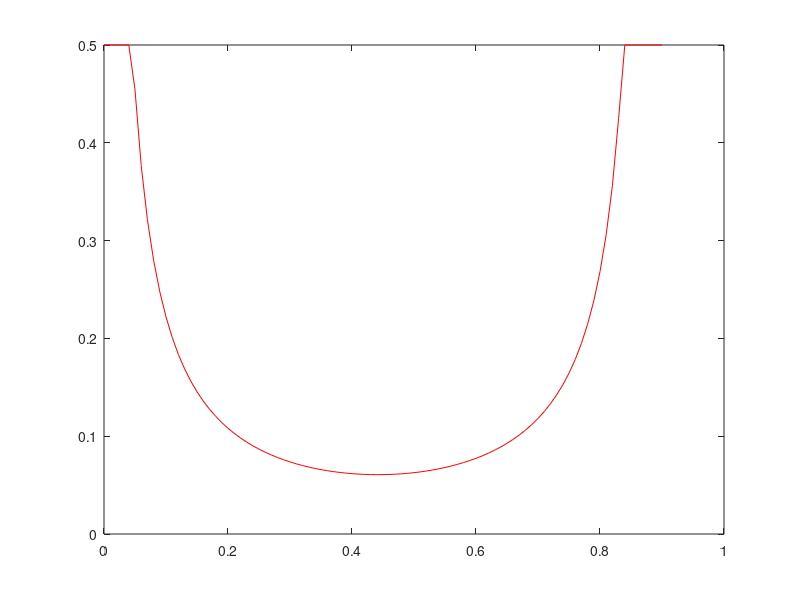

Write MATLAB code to recreate this figure. (Note: this script raises an error after producing the figure.)
%this provides the results of the numerical example of the chapter,
%this requires the JSR toolbox (https://www.mathworks.com/matlabcentral/fileexchange/33202-the-jsr-toolbox),
%this requires a Matlab toolbox for solving optimization problems: Yalmip (https://yalmip.github.io/),
%this requires an semidefinite programming solver: SeDuMi(https://github.com/SQLP/SeDuMi),
%% In the first part we give the design figure introduced in the example
%remark 1: the simulation may pause multiple times with "Press any key to
%proceed", to override this, comment out a "pause" in the JSR toolbox:
%JSR_louvain/Methods/jsr.m line 357.
%remark 2: the simulation may take a long time, however the results are saved
%in result.m, by default this part will be skipped if "result.mat" is present in this directory.
clear all;
gamma=0.1;m=3;
if ~isfile('result.mat')
result={};
for m=3:5
resultx=[]; 
for gamma=0:0.01:0.9 %we change the oscillators gain \gamma from 0 to 0.9
    if(gamma<=0.8) %we verify that for \gamma<=0.8 the jsr is 1.02 for all n
        rho=1.02;
    else
    t=jsr(oscillators(m,gamma)); % for each \gamma and n, we generate a set of matrices using oscillators.m
rho=t.bounds(1); %if \gamma>0.8 we calculate the jsr using the jsr toolbox
    end
b=bounds_lambda_2(oscillators(m,gamma),rho,10^-4) %upper bounds on \lambda 
x=-log(rho)/log(b); %we verify numerically that the infimum is reached at the JSR when x<1/(m-1)
if(x<1/(m-1)&&b~=1)
else x=1/(m-1); %we verify that when x>=1/(m-1) the infimum is 1/(m-1).
end 
resultx=[resultx ,x];
end
result=[result,resultx]
end
else
result=load('result.mat');
end
result=result.result;
C = {'r','b','g'}; %define colors used in the figure
for i=1:3
a(i)=plot(0:0.01:0.9,result{i},'color',C{i});
yline(1/(i+1),'--','LineWidth',2,'color',C{i});
xlabel("k");
ylabel("Inf -log(\rho)/log(\lambda)");
title("stabilizability vs k");
ylim([0 0.6]);
hold on;
end
legend([a(1),a(2),a(3)],'m=3 oscillators','m=4 oscillators','m=5 oscillators');
%% Construction of the automaton
A=osc(m,gamma);
m=length(A);
n=size(A{1},1);
variableQ.('Q') = sdpvar(n,n);
q=fieldnames(variableQ);
qu=[];
for k=0:m-3
    q=fieldnames(variableQ);
    qu={};
    for i=1:length(q)
    if length(q{i}(2:end))==k
        qu=[qu;q{i}];
    end
    end
for j=1:length(qu)
for i=setdiff(1:m,num2str(qu{j}(2:end))- '0')
variableQ.(strcat(qu{j},num2str(i))) = sdpvar(n,n); %initial state, step 1
end
end
end
q=fieldnames(variableQ);
delta=containers.Map; 
mx=find(cellfun(@(c) length(c)==m-1 ,q));
for i=1:length(q)
    if ~isempty(intersect(1:m,num2str(q{i}(2:end))- '0'))
    for j=intersect(1:m,num2str(q{i}(2:end))- '0')
    delta=[delta;containers.Map([q{i},j],q{i},'UniformValues',false)];
    end
    end
    if i<=mx(1)-1
    for j=setdiff(1:m,num2str(q{i}(2:end))- '0')
    delta=[delta;containers.Map([q{i},j],strcat(q{i},num2str(j)),'UniformValues',false)];
    end
    else
            for j=setdiff(1:m,num2str(q{i}(2:end))- '0')
    delta=[delta;containers.Map([q{i},j],'Q','UniformValues',false)];
            end
    end
end
%% Simulation fast 
N=100; %number of steps
A=osc(3,0.1); 
x=[-1.5;-0.5;2;-1]; %initial state
traj=x; 
sigma=[];
k=[0];
st={'Q'};
for i=1:N
sigma=[sigma randi([1,m])];    
end
for i=1:N
traj=[traj A{sigma(i)}*traj(:,end)];
st=[st delta([st{end},sigma(i)])];
k=[k k(end)+strcmp(st{end},'Q')];
end
figure();
subplot(3,1,1);
stairs([0:N-1],sigma)
axis([0 N 0.9 3.1])
xlabel('t')
ylabel('\theta(t)')
subplot(3,1,2);
plot(0:N-1,k(1:N)./[1:N],'--')
xlabel('t')
ylabel('\kappa^{\theta(t)}/t')
ylim([0,0.5]);
subplot(3,1,3);
plot(0:N-1,traj(1,1:N),'--')
hold on;
plot(0:N-1,traj(2,1:N),'--')
hold on;
plot(0:N-1,traj(3,1:N),'--')
hold on;
plot(0:N-1,traj(4,1:N),'--')
xlabel('t')
ylabel('traj')
%% Simulation slow
traj=x; 
k=[0];
sigma=[];
st={'Q'};
for i=1:N
adm0=[];
for j=1:m
if ~strcmp(delta([st{end},j]),'Q')
adm0=[adm0 j];
end
end
if mod(i,25)==1
    adm0=[randi(m)];
end
sigma=[sigma adm0(randi(length(adm0)))];
traj=[traj A{sigma(end)}*traj(:,end)];
st=[st delta([st{end},sigma(end)])];
k=[k k(end)+strcmp(st{end},'Q')];
end
figure();
subplot(3,1,1);
stairs([0:N-1],sigma)
axis([0 N 0.9 3.1])
xlabel('t')
ylabel('\theta(t)')
subplot(3,1,2);
plot(0:N-1,k(1:N)./[1:N],'--')
xlabel('t')
ylabel('\kappa^{\theta(t)}/t')
subplot(3,1,3);
plot(0:N-1,traj(1,1:N),'--')
hold on;
plot(0:N-1,traj(2,1:N),'--')
hold on;
plot(0:N-1,traj(3,1:N),'--')
hold on;
plot(0:N-1,traj(4,1:N),'--')
xlabel('t')
ylabel('traj')